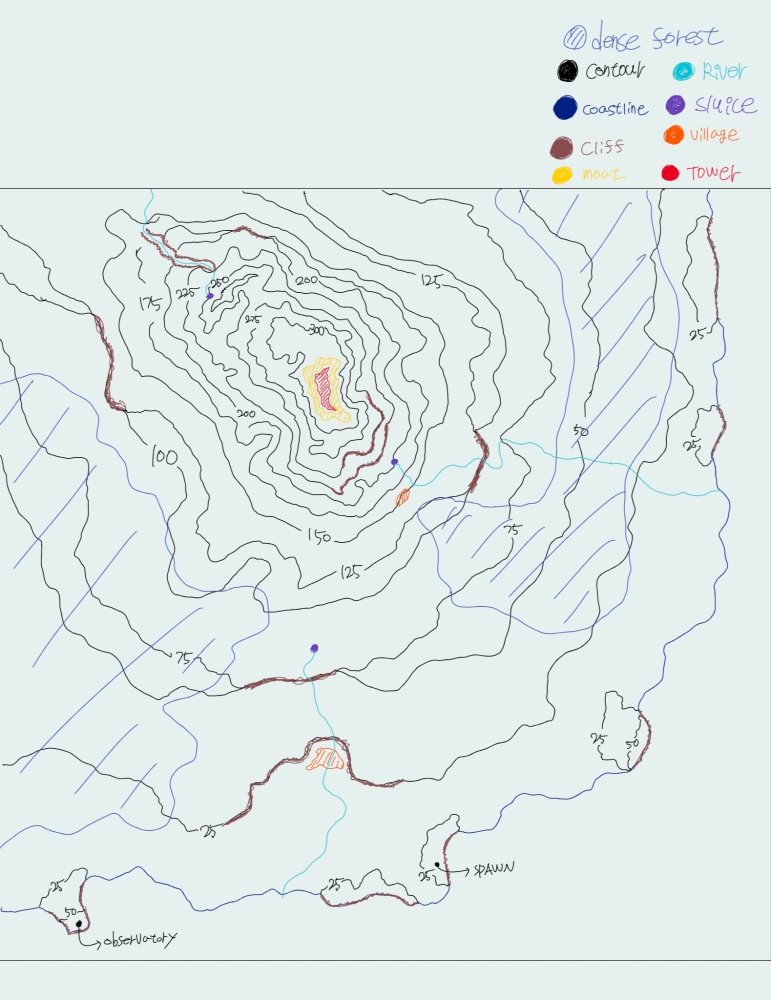
#> input picture maps/first_island/source_sketch/sketch.jpg, 1541 x 2000 px (shown at 1/2 size)
$ python -i sketch_to_map.py   (imports and definitions only)
#> lines starting #> are read from the running program, lines starting #| are printed output that depends on the picture; after the words box and inside, x2 and y2 are one past the last pixel; in counts of white or black regions, pixels touching at a corner belong together
#> further down, picture is the input picture: shape (2000, 1541, 3); mean B, G, R 233.5, 233.9, 224.4
#!/usr/bin/env python3
"""손그림 등고선 지도 → 굽기 입력 PNG (heightmap · zones · paths · markers).

사용: python3 tools/sketch_to_map.py [--debug DIR]
읽기: maps/first_island/source_sketch/sketch.jpg (범례 포함 원본 사진/내보내기)
쓰기: maps/first_island/{heightmap,zones,paths,markers}.png  (height.png 는 heightmap 이 있으면 무시됨)
필요: Python 3 + numpy, scipy, scikit-image, Pillow

원리
1. 색 분리: 검정 = 등고선, 갈색 = 절벽, 남색/파랑 선 = 해안선·숲 경계, 하늘색 = 강, 보라 = 수문, 노랑 = 해자,
   빨강 = 탑, 주황 = 마을. (JPEG 번짐 때문에 색상(H)·채도(S)·명도(V) 범위로 나눈다)
2. 선 끊김 잇기: 선 골격의 끝점에서 진행 방향 ±60도 안 45px 이내의 다른 선으로 잇는다. 가장자리 근처 끝은 가장자리까지.
3. 선(등고선·절벽·해안선)이 나누는 "띠 영역"마다 아래 등고선 높이(LEVELS)를 정한다.
   자동(정상에서 건넌 선 수)으로는 그림에서 생략된 등고선 때문에 틀려서, 라벨(25·50·…·300)을 기준으로 손으로 정한 표.
   영역 번호는 이 스크립트의 분할 결과에 묶여 있다 — 그림을 바꾸면 --debug 로 영역 지도를 보고 표를 다시 정할 것.
4. 영역마다 라플라스 보간: 경계값 = 이웃 띠와의 관계
   - 이웃이 한 단계 위/아래 등고선: 그 등고선 높이 (양쪽 연속)
   - 절벽: 위쪽 = 자기 띠 바닥, 아래쪽 = 위 띠 바닥 − 25 → 25m 벽 (그림에서 절벽이 등고선 한 칸을 대신함)
   - 두 단계 이상 차이(등고선 생략): 아래쪽 = 자기 띠 꼭대기, 위쪽 = 자기 띠 바닥 → 그 차만큼 벽
   - 바다: 높이 0 띠는 0.5m(해변), 그 밖(곶)은 자기 높이 → 바다 절벽
5. 협곡: 북서쪽 두 절벽 사이 강길을 수문 높이에서 협곡 입구까지 내려가는 바닥으로 판다.
6. 바다 깊이: 해안에서 멀어질수록 −14m 로.
"""
import argparse
import json
import os
import sys

import numpy as np
from PIL import Image, ImageDraw, ImageFont
from scipy import ndimage as nd
from scipy.spatial import cKDTree
from skimage.draw import line as draw_line
from skimage.morphology import skeletonize

ROOT = os.path.dirname(os.path.dirname(os.path.abspath(__file__)))
MAP_DIR = os.path.join(ROOT, "maps", "first_island")
SRC = os.path.join(MAP_DIR, "source_sketch", "sketch.jpg")

FRAME = (0, 377, 1541, 1920)  # 원본에서 지도 테두리 (x0, y0, x1, y1) — 범례 아래 가로선 2개 사이
BRIDGE_R = 45                 # 끊긴 선 잇기 최대 거리 (px)
STEP = 25.0                   # 등고선 간격 (m)
SEA_DEPTH = -14.0
SEA_FALL_M = 45.0             # 해안에서 이 거리 (m) 정도면 거의 최대 깊이
BEACH_H = 0.5

# 띠 영역 번호 → 아래 등고선 높이 (m). None = 바다.
LEVELS = {
    1: 50, 2: 125, 3: 100, 4: 75, 5: 25, 6: 0, 7: None, 8: 150, 9: 150, 10: 25,
    11: 150, 12: 175, 13: 175, 14: 100, 15: 200, 16: 200, 17: 175, 18: 175, 19: 225, 20: 200,
    21: 150, 22: 200, 23: 225, 24: 200, 25: 175, 26: 100, 27: 225, 28: 250, 29: 200, 30: 175,
    31: 175, 32: 225, 33: 175, 34: 275, 35: 300, 36: 275, 37: 175, 38: 125, 39: 50, 40: 300,
    41: 300, 42: 25, 43: 100, 44: 25, 45: 0, 46: 150, 47: 100, 48: 25, 49: 50, 50: 25,
    51: 25, 52: 25, 53: 25, 54: 25, 55: 25, 56: 25, 57: 25, 58: 25, 59: 25, 60: 25,
    61: None, 62: 50, 63: 50,
}
SUMMIT_DOME = 8.0      # 꼭대기 띠(더 높은 이웃 없음) 가운데를 이만큼 둥글게 올림 (m)
HEADLAND_DOME = 4.0
SMOOTH_PX = 4.0        # 그린 절벽 밖 지형 다듬기 (px, 약 5m)
FOREST_SIGMA = 35.0    # 빗금 밀도를 재는 반경 (px)
FOREST_DENSITY = 0.008 # 이 밀도 넘으면 숲

# 표식 (원본 그림 좌표 px) — 점·빗금 중심을 그림에서 읽은 값
MARKERS = [
    ("start", 873, 1728),
    ("lookout", 158, 1847),        # 전망대 (observatory)
    ("tower", 634, 727),           # 굽기에서 moat.png 탑 섬 중심으로 옮겨진다
    ("lake", 629, 721),            # 해자 = moat.png 모양 (굽기에서 중심·둑 높이 계산)
    ("sluice", 420, 592),
    ("sluice", 790, 922),
    ("sluice", 628, 1297),
    ("hill_village", 805, 995),    # 비탈 마을 (평탄화 없음)
    ("hill_village", 655, 1515),   # 절벽 위 마을 (평탄화하면 절벽이 뭉개짐)
]
# 협곡: 수문(약 226m) 물이 협곡 머리에서 큰 폭포로 떨어진다 → 폭포 밑 둥근 소(沼) → 거의 평평한 바닥 → 북쪽 가장자리 (그 너머 지역으로).
# 바닥 중심선 (원본 px, 바닥 높이 m): 머리 146m → 입구 139m → 가장자리 132m (흐를 만큼만 기울기, 약 1.5%)
CANYON = [(426, 540, 146), (400, 527, 145), (365, 509, 143.5), (345, 497, 142.5), (320, 472, 141), (295, 457, 140),
          (287, 447, 139), (296, 420, 136), (302, 397, 134), (305, 378, 132)]
CANYON_HALF_W = 12             # 협곡 바닥 반폭 (px ≈ 16m)
CANYON_WALL_PX = 5             # 바닥 → 원지형까지 벽 폭 (px) — 벽 높이 50~90m 라 80도 넘음
FALL_BOWL = (423, 532)         # 폭포 밑 둥근 골 중심 (원본 px). 남쪽 끝(= 폭포 입술)이 수문 물길과 만난다
FALL_BOWL_R = 20               # 둥근 골 반경 (px ≈ 27m)
POOL_R = 13                    # 폭포가 판 소 반경 (px ≈ 17m)
POOL_DEPTH = 14.0              # 소 깊이 (바닥 아래, m) — 개천 파기(6m)가 바닥 전체에 더해지므로 그보다 깊게
EXTRA_STREAMS = [[(667, 1480), (660, 1510), (651, 1538)]]   # 그림에서 마을 빗금에 가려 끊긴 남쪽 강 (절벽 = 폭포 자리)
NOT_CLIFF_BOXES = [(595, 700, 710, 860)]   # 절벽색으로 읽히지만 절벽이 아닌 곳 (원본 x0, x1, y0, y1): 정상의 옛 탑 빗금
RIVER_HALF_PX = 6              # 개천 칠하기 반폭 (원본 px ≈ 8m → 폭 약 17m)
# 해자: 정상 300m 등고선 모양을 안쪽으로 줄여 판다 (원형 도장 대신). 결과는 moat.png (0 없음·128 물·255 탑 섬)
SUMMIT_REGIONS = [35, 40, 41]  # 300m 등고선 안 영역 (40·41 = 그림의 탑·해자 빗금 칸)
MOAT_RIM_PX = 8                # 300m 선 → 해자 바깥 벽 (원본 px ≈ 11m)
MOAT_W_PX = 19                 # 해자 물 폭 (px ≈ 25m)
MOAT_DEPTH = 22.0              # 해자 바닥 = 둑 높이 − 22m
ISLAND_RISE = 2.0              # 탑 섬 윗면 = 둑 높이 + 2m
MOAT_BANK_PX = 6               # 물가 둑 (px): 둑 높이 아래면 메운다 (물이 새지 않게)
# 숲 (구역 지도 색 인덱스는 MapLegend.ZONES 순서: 활엽수 숲)
FOREST_COLOR = (0x54, 0x82, 0x35)
HIGHLAND_COLOR = (0xA6, 0xA6, 0xA6)
HIGHLAND_H = 230.0
COAST_COLOR = (0xFF, 0xE6, 0x99)
STREAM_COLOR = (0x6F, 0xA8, 0xDC)
MARKER_COLORS = {
    "start": (0, 0, 0), "tower": (255, 0, 0), "lake": (0, 0xB0, 0xF0), "sluice": (0xFF, 0x8C, 0),
    "village": (0xFF, 0xFF, 0), "hill_village": (0xFF, 0xC0, 0), "ruin": (0x70, 0x30, 0xA0),
    "lookout": (0xFF, 0x66, 0xCC), "bridge": (0, 0xFF, 0),
}


def hsv(img):
    mx = img.max(2)
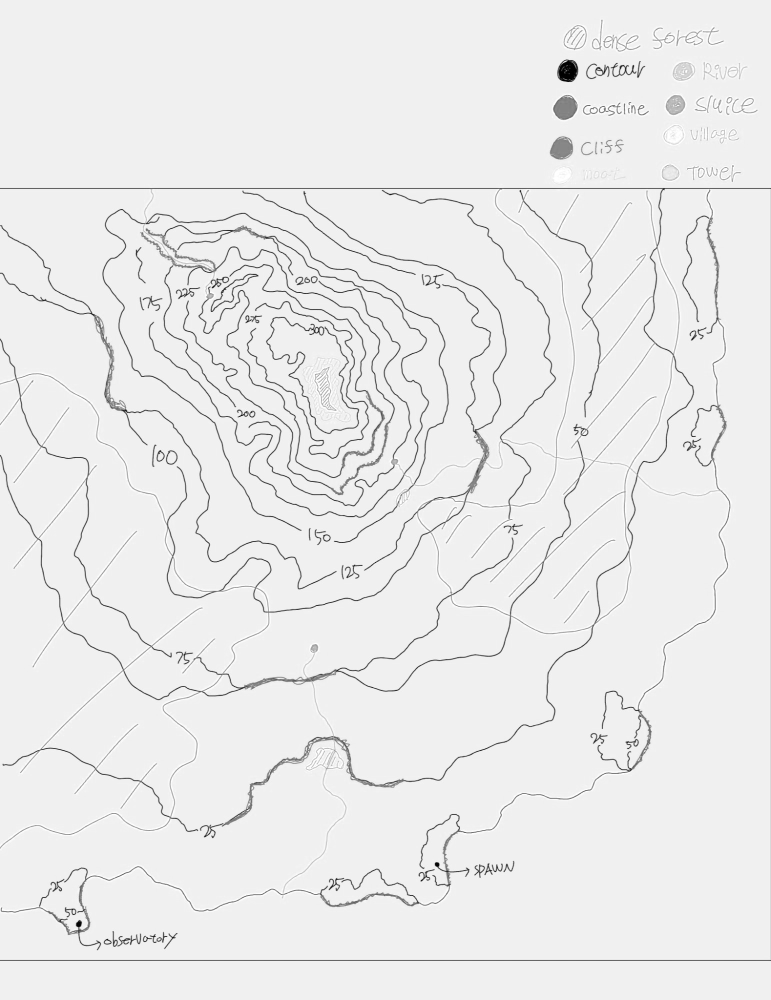
#> mx: shape (2000, 1541) (shown at 1/2 size); min 0, max 255, mean 235.2
    mn = img.min(2)
    d = mx - mn + 1e-6
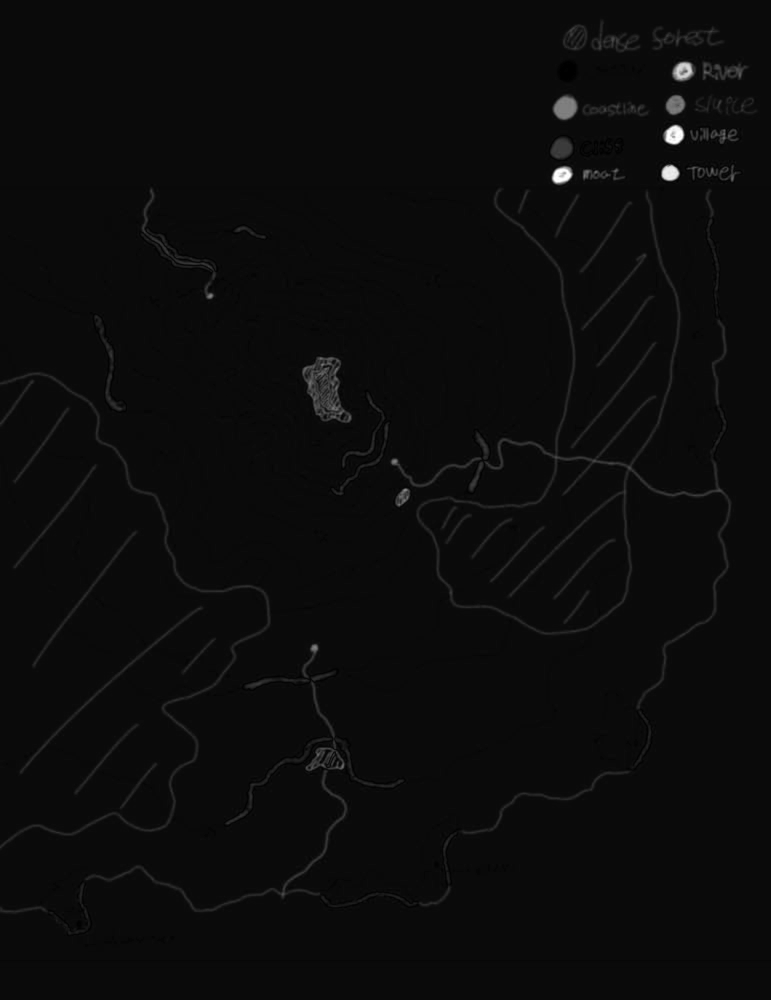
#> d: shape (2000, 1541) float64 (shown at 1/2 size); min 1e-06, max 255, mean 11.5; drawn with min black and max white
    s = np.where(mx > 0, (mx - mn) / np.maximum(mx, 1e-6), 0)
    r, g, b = img[..., 0], img[..., 1], img[..., 2]
    h = np.where(mx == r, ((g - b) / d) % 6, np.where(mx == g, (b - r) / d + 2, (r - g) / d + 4)) * 60
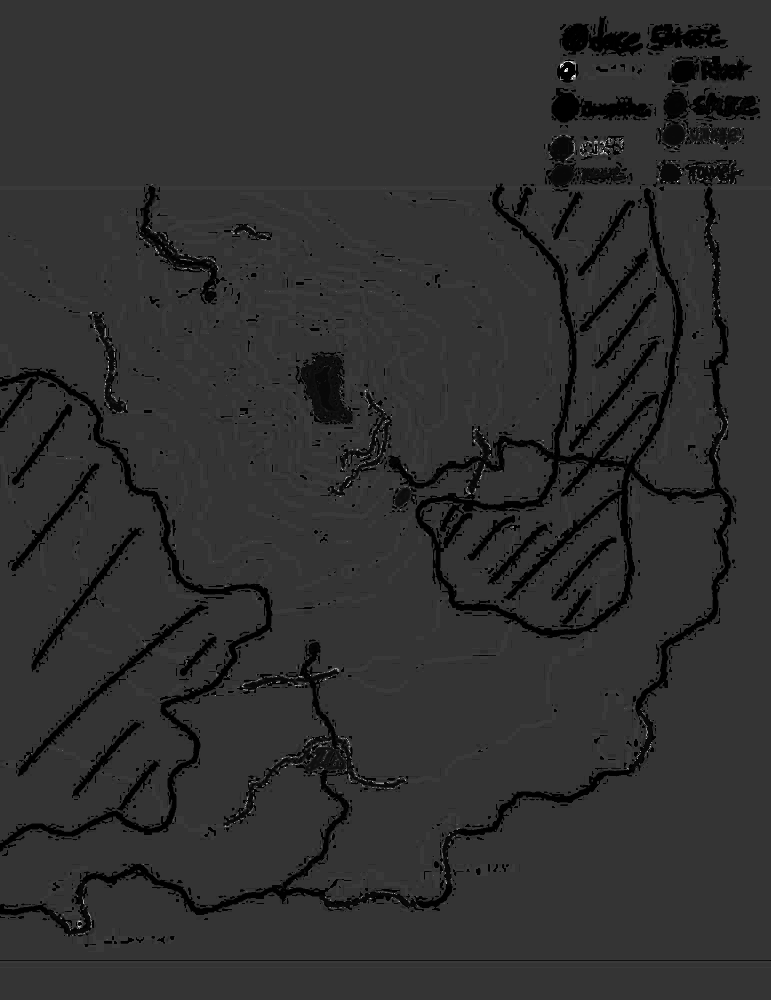
#> h: shape (2000, 1541) float64 (shown at 1/2 size); min 0, max 7770, mean 1469.9; drawn with min black and max white
    return h, s, mx


def hue_in(h, a, b):
    return (h >= a) & (h <= b) if a <= b else (h >= a) | (h <= b)


def classify(rgb):
    h, s, v = hsv(rgb)
    # 겹치면 뒤 규칙이 이긴다 (영역 번호·LEVELS 표가 이 결과에 묶여 있으니 바꾸지 말 것)
    cls = np.zeros(h.shape, np.uint8)
    cls[(v < 0.42) & (s < 0.35)] = 1
    cls[hue_in(h, 205, 245) & (s > 0.55) & (v < 0.75)] = 2
    cls[hue_in(h, 200, 250) & (s > 0.12) & (s <= 0.55) & (v > 0.45) & (v < 0.9)] = 3
    cls[hue_in(h, 330, 25) & (s > 0.22) & (s < 0.7) & (v > 0.25) & (v < 0.75)] = 4
    cls[hue_in(h, 170, 200) & (s > 0.35) & (v > 0.5)] = 5
    cls[hue_in(h, 250, 290) & (s > 0.3)] = 6
    cls[hue_in(h, 8, 38) & (s > 0.55) & (v > 0.7)] = 7
    cls[hue_in(h, 40, 65) & (s > 0.45) & (v > 0.6)] = 8
    cls[hue_in(h, 335, 8) & (s > 0.7) & (v > 0.6)] = 9
    out = {}
    out["blue"] = cls == 3
    out["cliff"] = nd.binary_closing(cls == 4, iterations=2)
    out["river"] = hue_in(h, 170, 200) & (s > 0.18) & (v > 0.45)
#> in hue_in (call 9), `return (h >= a) & (h <= b) if a <= b else (h >= a) | (h <= b)`:
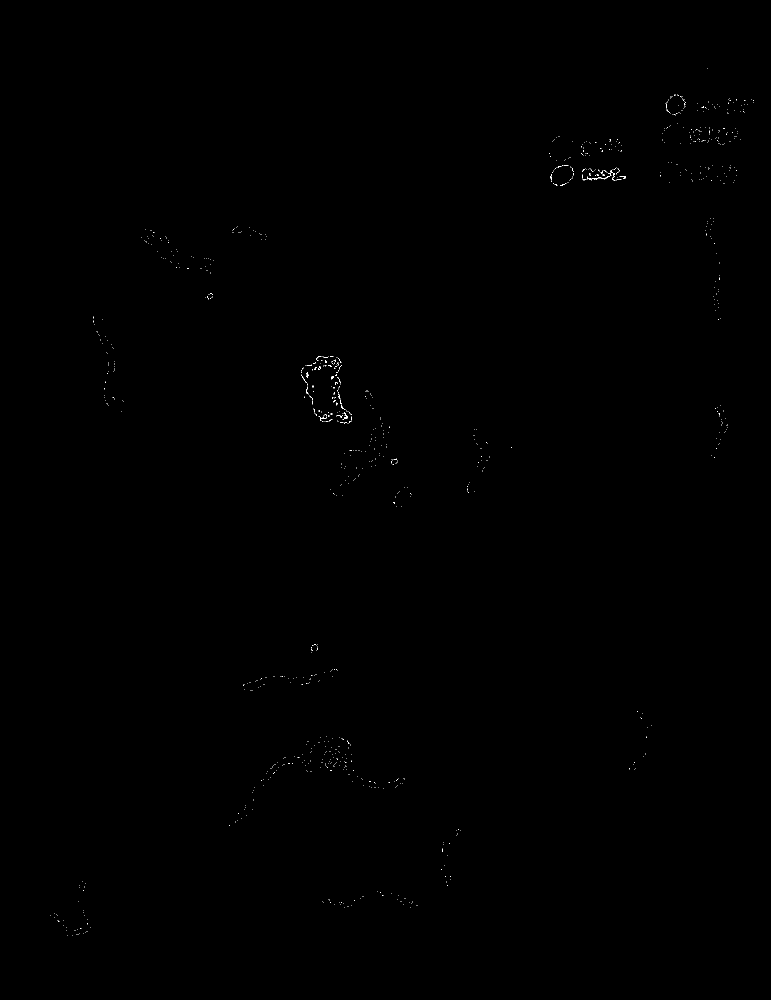
#> returned value: shape (2000, 1541) bool (shown at 1/2 size); 0.08% white in thin lines or dots, all inside (x1, y1, x2, y2) = (101, 137, 1508, 1871)
    blk = (v < 0.78) & (s < 0.22) & (cls != 3) & (cls != 4)
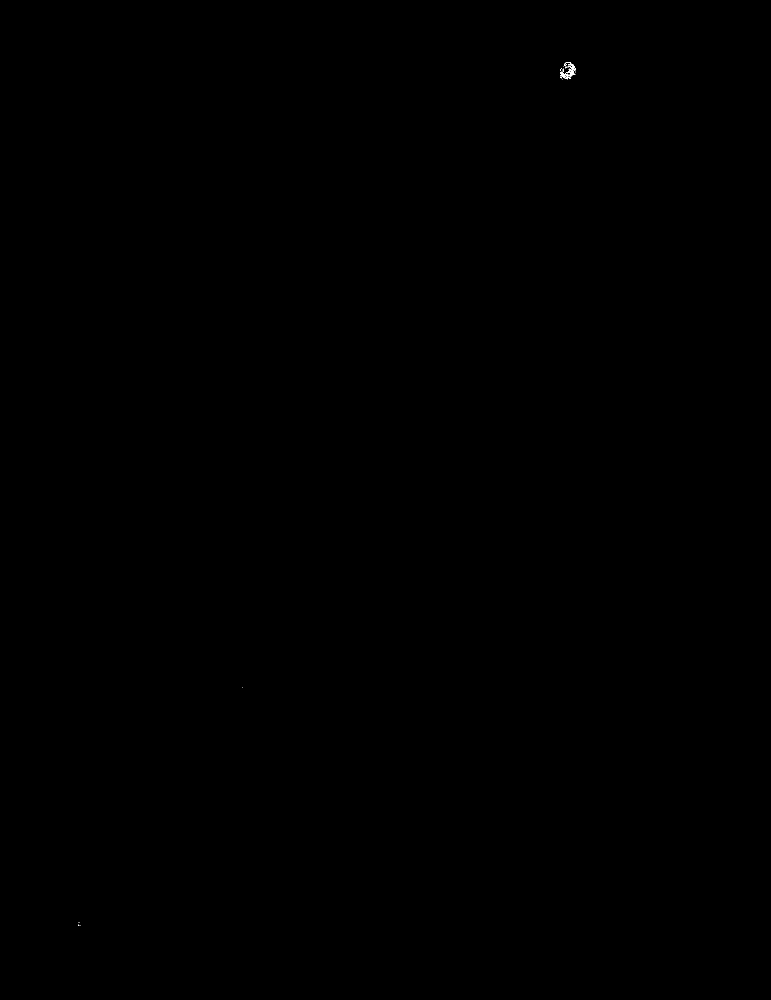
#> blk: shape (2000, 1541) bool (shown at 1/2 size); 0.01% white in thin lines or dots, all inside (x1, y1, x2, y2) = (156, 124, 1152, 1852)
    lb, n = nd.label(nd.binary_dilation(blk, iterations=1))
#> lb: shape (2000, 1541) int32; 7 distinct labels, from 0 to 6
#> n = 6
    sz = nd.sum(blk, lb, range(1, n + 1))
#> sz = [344, 2, 1, 1, 2, 5]
    out["contour"] = np.isin(lb, [i + 1 for i in range(n) if sz[i] >= 60]) & blk   # 숫자 라벨 같은 작은 덩어리 제외
    return out


# [381 lines left out: functions coast_mask, bridge_lines, regions, boundary_value, solve, dome and 2 more, not called in this run]


# [2 lines not run here, left out]

>>> import cv2
>>> picture = cv2.imread('../maps/first_island/source_sketch/sketch.jpg')
>>> result = classify(picture)
#> result = 4 items
